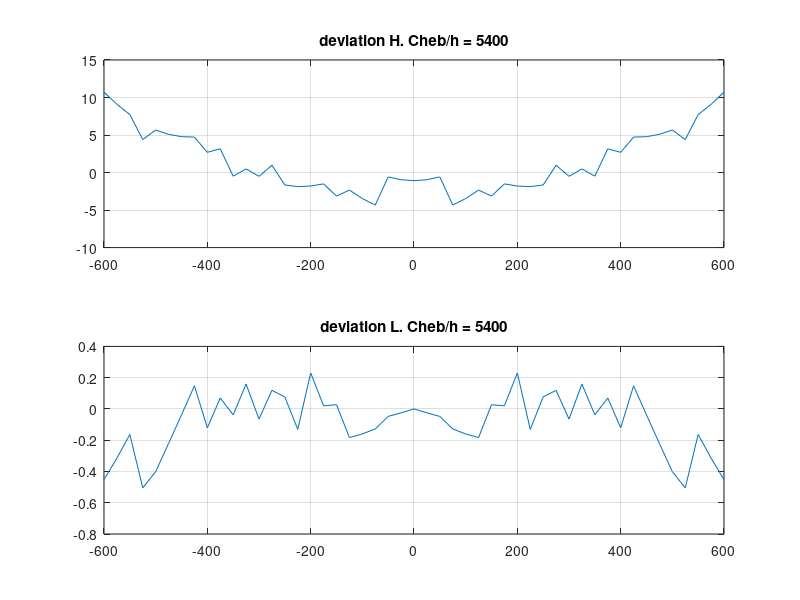
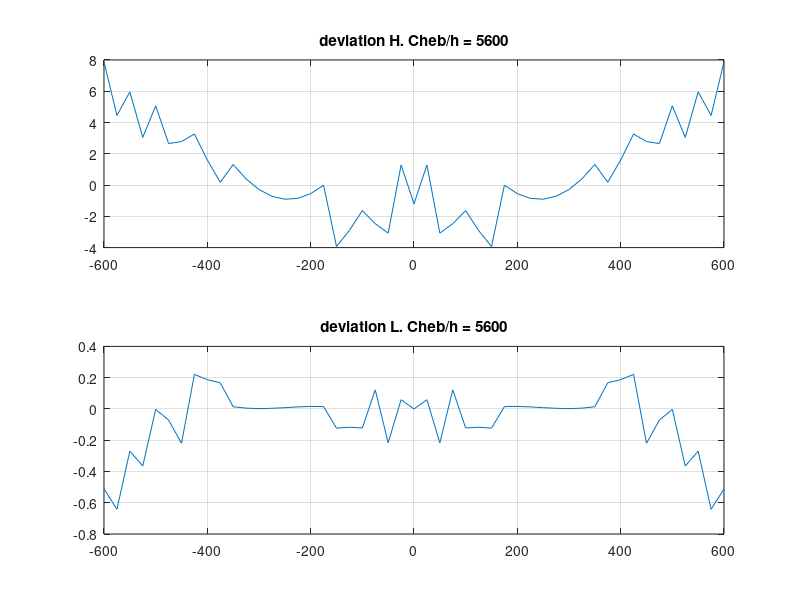
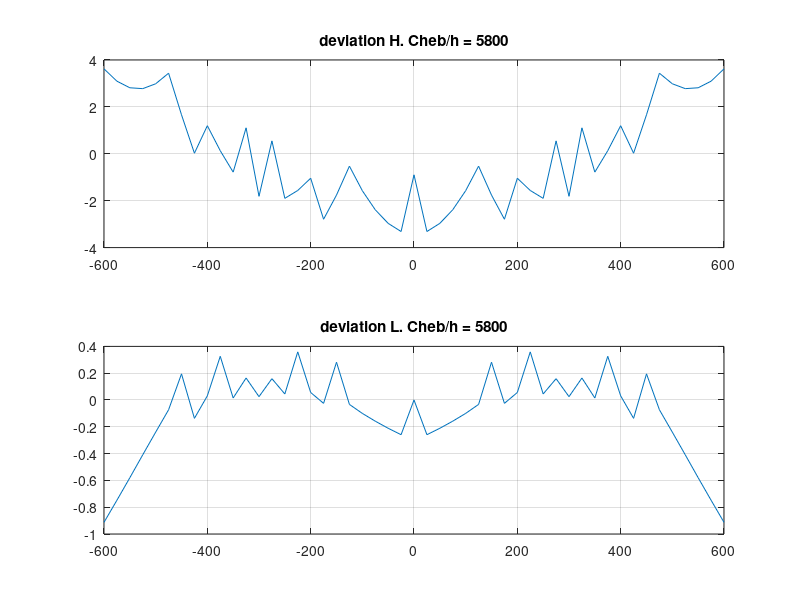
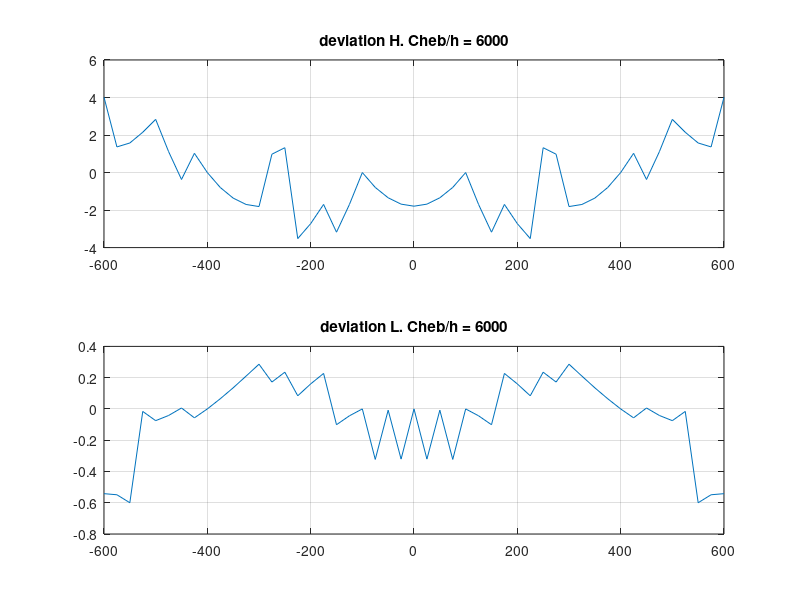

MATLAB code to generate these figures, in order:
real_l = -600:25:600;

H_6000 = [6004.014,6001.366,6001.576,6002.148,6002.834,6001.117,5999.631,6001.024,6000.000,5999.205,5998.638,5998.299,5998.187,6000.978,6001.324,5996.480,5997.277,5998.300,5996.822,5998.298,6000.000,5999.207,5998.655,5998.316,5998.207,5998.316,5998.655,5999.207,6000.000,5998.298,5996.822,5998.300,5997.277,5996.480,6001.324,6000.978,5998.187,5998.299,5998.638,5999.205,6000.000,6001.024,5999.631,6001.117,6002.834,6002.148,6001.576,6001.366,6004.014];
L_6000 = [-599.458,-574.451,-549.400,-524.984,-499.925,-474.958,-450.006,-424.943,-400.000,-375.065,-350.135,-325.210,-300.286,-275.172,-250.235,-225.084,-200.160,-175.227,-149.899,-124.956,-100.000,-74.677,-49.992,-24.679,0.000,24.679,49.992,74.677,100.000,124.956,149.899,175.227,200.160,225.084,250.235,275.172,300.286,325.210,350.135,375.065,400.000,424.943,450.006,474.958,499.925,524.984,549.400,574.451,599.458];

H_5400 = [5410.718,5409.091,5407.727,5404.393,5405.669,5405.095,5404.780,5404.724,5402.700,5403.160,5399.516,5400.486,5399.495,5400.978,5398.346,5398.124,5398.205,5398.491,5396.866,5397.662,5396.540,5395.667,5399.418,5399.044,5398.919,5399.044,5399.418,5395.667,5396.540,5397.662,5396.866,5398.491,5398.205,5398.124,5398.346,5400.978,5399.495,5400.486,5399.516,5403.160,5402.700,5404.724,5404.780,5405.095,5405.669,5404.393,5407.727,5409.091,5410.718];
L_5400 = [-599.548,-574.685,-549.837,-524.495,-499.599,-474.779,-449.962,-425.148,-399.879,-375.070,-349.962,-325.159,-299.935,-275.119,-250.077,-224.869,-200.230,-175.020,-150.027,-124.817,-99.840,-74.872,-49.952,-24.975,0.000,24.975,49.952,74.872,99.840,124.817,150.027,175.020,200.230,224.869,250.077,275.119,299.935,325.159,349.962,375.070,399.879,425.148,449.962,474.779,499.599,524.495,549.837,574.685,599.548];

H_5600 = [5607.870,5604.453,5605.961,5603.049,5605.067,5602.655,5602.784,5603.266,5601.600,5600.181,5601.316,5600.394,5599.715,5599.282,5599.094,5599.149,5599.449,5599.992,5596.069,5597.097,5598.367,5597.532,5596.923,5601.280,5598.801,5601.280,5596.923,5597.532,5598.367,5597.097,5596.069,5599.992,5599.449,5599.149,5599.094,5599.282,5599.715,5600.394,5601.316,5600.181,5601.600,5603.266,5602.784,5602.655,5605.067,5603.049,5605.961,5604.453,5607.870];
L_5600 = [-599.489,-574.358,-549.730,-524.635,-499.997,-474.929,-449.780,-425.221,-400.187,-375.167,-350.014,-325.005,-300.002,-275.004,-250.008,-225.013,-200.016,-175.015,-149.877,-124.883,-99.878,-75.122,-49.783,-25.059,0.000,25.059,49.783,75.122,99.878,124.883,149.877,175.015,200.016,225.013,250.008,275.004,300.002,325.005,350.014,375.167,400.187,425.221,449.780,474.929,499.997,524.635,549.730,574.358,599.489];

H_5800 = [5803.621,5803.096,5802.815,5802.778,5802.985,5803.436,5801.663,5800.025,5801.197,5800.131,5799.218,5801.107,5798.187,5800.551,5798.100,5798.436,5798.957,5797.209,5798.240,5799.473,5798.426,5797.613,5797.033,5796.686,5799.103,5796.686,5797.033,5797.613,5798.426,5799.473,5798.240,5797.209,5798.957,5798.436,5798.100,5800.551,5798.187,5801.107,5799.218,5800.131,5801.197,5800.025,5801.663,5803.436,5802.985,5802.778,5802.815,5803.096,5803.621];
L_5800 = [-599.087,-574.252,-549.420,-524.591,-499.760,-474.927,-450.195,-424.863,-400.031,-375.326,-350.015,-325.164,-300.025,-275.159,-250.045,-225.359,-200.056,-174.975,-150.282,-124.967,-99.900,-74.842,-49.789,-24.741,0.000,24.741,49.789,74.842,99.900,124.967,150.282,174.975,200.056,225.359,250.045,275.159,300.025,325.164,350.015,375.326,400.031,424.863,450.195,474.927,499.760,524.591,549.420,574.252,599.087];

H_6200 = [6202.489,6200.167,6201.009,6199.140,6200.432,6199.014,6200.756,6199.787,6199.042,6201.454,6201.157,6198.231,6198.377,6198.747,6199.339,6197.287,6198.320,6196.701,6198.174,6196.988,6198.902,6198.147,6200.501,6200.179,6194.278,6200.179,6200.501,6198.147,6198.902,6196.988,6198.174,6196.701,6198.320,6197.287,6199.339,6198.747,6198.377,6198.231,6201.157,6201.454,6199.042,6199.787,6200.756,6199.014,6200.432,6199.140,6201.009,6200.167,6202.489];
L_6200 = [-599.455,-574.274,-549.703,-524.545,-499.970,-474.827,-450.240,-425.105,-399.977,-375.362,-350.231,-325.274,-300.155,-275.035,-249.910,-224.999,-199.873,-174.980,-149.845,-124.963,-99.812,-74.934,-49.759,-24.879,0.000,24.879,49.759,74.934,99.812,124.963,149.845,174.980,199.873,224.999,249.910,275.035,300.155,325.274,350.231,375.362,399.977,425.105,450.240,474.827,499.970,524.545,549.703,574.274,599.455];

H_6400 = [6397.072,6398.207,6399.563,6401.139,6399.807,6398.805,6397.910,6400.361,6396.874,6399.756,6396.694,6400.007,6400.418,6397.995,6398.897,6399.955,6398.166,6396.587,6401.397,6400.240,6399.293,6398.557,6401.117,6397.716,6397.610,6397.716,6401.117,6398.557,6399.293,6400.240,6401.397,6396.587,6398.166,6399.955,6398.897,6397.995,6400.418,6400.007,6396.694,6399.756,6396.874,6400.361,6397.910,6398.805,6399.807,6401.139,6399.563,6398.207,6397.072];
L_6400 = [-599.040,-574.367,-549.684,-524.991,-499.698,-475.095,-449.820,-425.101,-399.966,-375.229,-350.123,-325.361,-300.084,-275.006,-250.409,-225.127,-200.075,-175.036,-150.158,-125.116,-100.083,-75.056,-49.721,-25.017,0.000,25.017,49.721,75.056,100.083,125.116,150.158,175.036,200.075,225.127,250.409,275.006,300.084,325.361,350.123,375.229,399.966,425.101,449.820,475.095,499.698,524.991,549.684,574.367,599.040];

H_6600 = [6598.604,6600.273,6598.955,6597.723,6596.822,6599.343,6598.754,6598.478,6598.405,6598.451,6598.792,6599.262,6600.015,6597.655,6598.814,6600.125,6598.384,6600.157,6598.825,6597.700,6600.081,6599.364,6595.571,6595.263,6595.160,6595.263,6595.571,6599.364,6600.081,6597.700,6598.825,6600.157,6598.384,6600.125,6598.814,6597.655,6600.015,6599.262,6598.792,6598.451,6598.405,6598.478,6598.754,6599.343,6596.822,6597.723,6598.955,6600.273,6598.604];
L_6600 = [-599.391,-574.637,-549.944,-524.557,-499.882,-475.103,-449.725,-425.053,-400.381,-375.009,-350.336,-324.960,-300.279,-275.102,-250.419,-225.027,-199.872,-175.168,-150.024,-124.889,-100.162,-75.029,-50.224,-25.111,0.000,25.111,50.224,75.029,100.162,124.889,150.024,175.168,199.872,225.027,250.419,275.102,300.279,324.960,350.336,375.009,400.381,425.053,449.725,475.103,499.882,524.557,549.944,574.637,599.391];

H_6800 = [6796.649,6798.861,6797.877,6800.507,6796.397,6796.020,6799.268,6799.293,6799.427,6799.855,6796.958,6797.785,6802.264,6799.968,6801.394,6799.498,6797.804,6799.823,6798.528,6800.942,6800.045,6795.865,6795.367,6798.564,6798.464,6798.564,6795.367,6795.865,6800.045,6800.942,6798.528,6799.823,6797.804,6799.498,6801.394,6799.968,6802.264,6797.785,6796.958,6799.855,6799.427,6799.293,6799.268,6796.020,6796.397,6800.507,6797.877,6798.861,6796.649];
L_6800 = [-599.282,-574.504,-549.785,-524.986,-499.644,-474.942,-450.116,-425.404,-399.970,-375.255,-349.993,-325.283,-300.363,-275.119,-250.384,-225.159,-199.948,-175.200,-149.998,-125.230,-100.031,-75.159,-49.983,-25.184,0.000,25.184,49.983,75.159,100.031,125.230,149.998,175.200,199.948,225.159,250.384,275.119,300.363,325.283,349.993,375.255,399.970,425.404,450.116,474.942,499.644,524.986,549.785,574.504,599.282];

H_7000 = [6996.615,6995.772,6998.741,6994.551,6997.924,6997.870,6998.010,6998.246,6998.778,6999.504,6996.687,7001.459,6999.034,7000.536,6998.500,7000.389,6998.741,7001.013,6999.753,6998.689,6997.843,6997.164,6996.679,6996.390,7000.000,6996.390,6996.679,6997.164,6997.843,6998.689,6999.753,7001.013,6998.741,7000.389,6998.500,7000.536,6999.034,7001.459,6996.687,6999.504,6998.778,6998.246,6998.010,6997.870,6997.924,6994.551,6998.741,6995.772,6996.615];
L_7000 = [-599.315,-574.614,-549.841,-524.482,-499.691,-474.992,-450.294,-424.849,-400.146,-375.439,-350.166,-325.263,-300.001,-275.276,-250.033,-225.296,-200.067,-175.314,-150.092,-124.878,-100.413,-75.212,-50.016,-24.822,0.000,24.822,50.016,75.212,100.413,124.878,150.092,175.314,200.067,225.296,250.033,275.276,300.001,325.263,350.166,375.439,400.146,424.849,450.294,474.992,499.691,524.482,549.841,574.614,599.315];

for i = 1:length(real_l)
    H_6000(i) = H_6000(i) - 6000;
    L_6000(i) = abs(L_6000(i)) - abs(real_l(i));
    
    H_5400(i) = H_5400(i) - 5400;
    L_5400(i) = abs(L_5400(i)) - abs(real_l(i));
    
    H_5600(i) = H_5600(i) - 5600;
    L_5600(i) = abs(L_5600(i)) - abs(real_l(i));
    
    H_5800(i) = H_5800(i) - 5800;
    L_5800(i) = abs(L_5800(i)) - abs(real_l(i));
    
    H_6200(i) = H_6200(i) - 6200;
    L_6200(i) = abs(L_6200(i)) - abs(real_l(i));
    
    H_6400(i) = H_6400(i) - 6400;
    L_6400(i) = abs(L_6400(i)) - abs(real_l(i));
    
    H_6600(i) = H_6600(i) - 6600;
    L_6600(i) = abs(L_6600(i)) - abs(real_l(i));
    
    H_6800(i) = H_6800(i) - 6800;
    L_6800(i) = abs(L_6800(i)) - abs(real_l(i));
    
    H_7000(i) = H_7000(i) - 7000;
    L_7000(i) = abs(L_7000(i)) - abs(real_l(i));
    
end
figure(1);
subplot(2,1,1);
plot(real_l, H_5400); grid on; title('deviation H. Cheb/h = 5400');
subplot(2,1,2);
plot(real_l, L_5400); grid on; title('deviation L. Cheb/h = 5400'); 

figure(2);
subplot(2,1,1);
plot(real_l, H_5600); grid on; title('deviation H. Cheb/h = 5600');
subplot(2,1,2);
plot(real_l, L_5600); grid on; title('deviation L. Cheb/h = 5600'); 

figure(3);
subplot(2,1,1);
plot(real_l, H_5800); grid on; title('deviation H. Cheb/h = 5800');
subplot(2,1,2);
plot(real_l, L_5800); grid on; title('deviation L. Cheb/h = 5800'); 

figure(4);
subplot(2,1,1);
plot(real_l, H_6000); grid on; title('deviation H. Cheb/h = 6000');
subplot(2,1,2);
plot(real_l, L_6000); grid on; title('deviation L. Cheb/h = 6000'); 

figure(5);
subplot(2,1,1);
plot(real_l, H_6200); grid on; title('deviation H. Cheb/h = 6200');
subplot(2,1,2);
plot(real_l, L_6200); grid on; title('deviation L. Cheb/h = 6200'); 

figure(6);
subplot(2,1,1);
plot(real_l, H_6400); grid on; title('deviation H. Cheb/h = 6400');
subplot(2,1,2);
plot(real_l, L_6400); grid on; title('deviation L. Cheb/h = 6400'); 

figure(7);
subplot(2,1,1);
plot(real_l, H_6600); grid on; title('deviation H. Cheb/h = 6600');
subplot(2,1,2);
plot(real_l, L_6600); grid on; title('deviation L. Cheb/h = 6600'); 

figure(8);
subplot(2,1,1);
plot(real_l, H_6800); grid on; title('deviation H. Cheb/h = 6800');
subplot(2,1,2);
plot(real_l, L_6800); grid on; title('deviation L. Cheb/h = 6800'); 

figure(9);
subplot(2,1,1);
plot(real_l, H_7000); grid on; title('deviation H. Cheb/h = 7000');
subplot(2,1,2);
plot(real_l, L_7000); grid on; title('deviation L. Cheb/h = 7000'); 